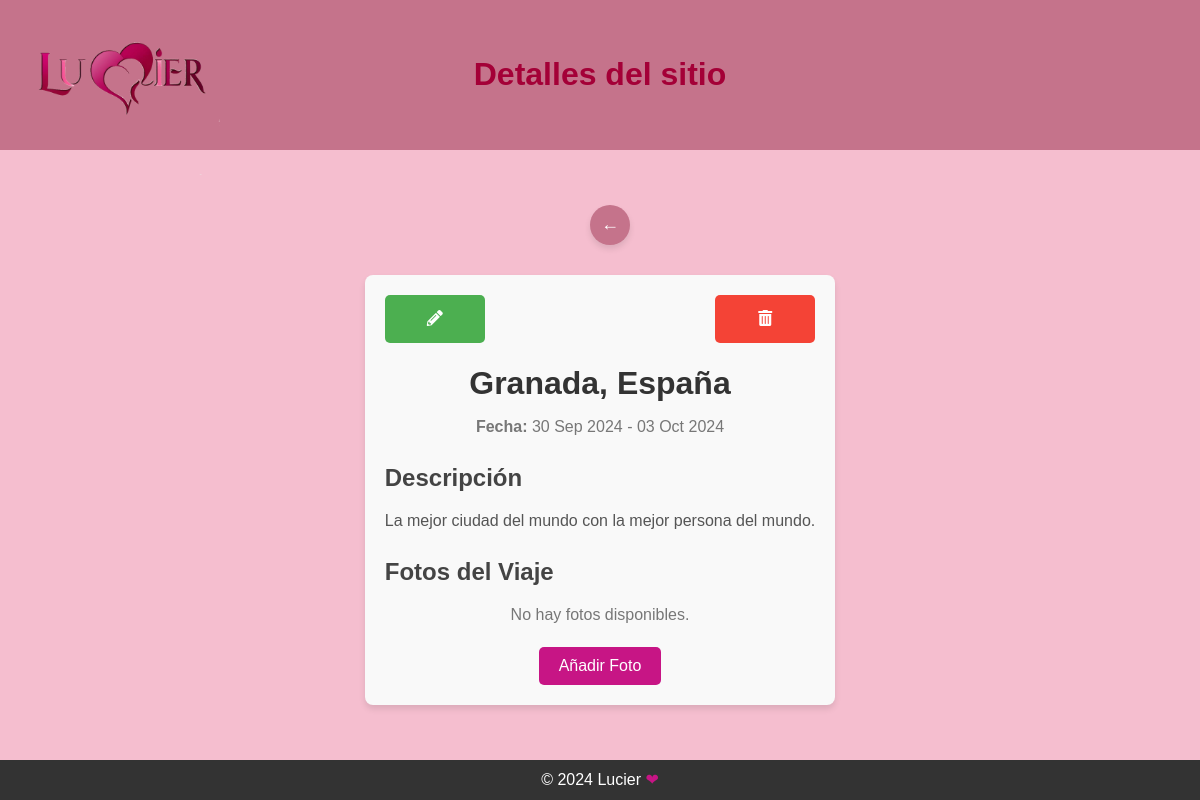
The app's page /sites/4/ with its own data.
### sites/models.py (models this page shows, shortened)
class Site(models.Model):
    name = models.CharField(max_length=200)
    description = models.TextField()
    start_date = models.DateField()
    end_date = models.DateField()
    latitude = models.FloatField()
    longitude = models.FloatField()

### sites/views.py (the view)
# urls.py: path('<int:pk>/', views.site_details_page, name='site_details_page'),
def site_details_page(request, pk):
    site = get_object_or_404(Site, pk=pk)
    return render(request, 'site_details_page.html', {'site': site})

### sites/templates/site_details_page.html (shortened to what this page needs)
<!DOCTYPE html>
<html lang="es">
<head>
    {% load static %}
    <link rel="stylesheet" href="{% static 'css/general.css' %}">
    <link rel="stylesheet" href="{% static 'css/site_details_page.css' %}">
    <link href="https://cdnjs.cloudflare.com/ajax/libs/font-awesome/5.15.4/css/all.min.css" rel="stylesheet">
</head>
<body>
    <header class="header">
        <div class="logo-container">
            <a href="{% url 'core:home_page' %}">
                <img src="{% static 'images/Lucier.png' %}" alt="Logo Lucier" class="logo">
            </a>
        </div>
        <div class="header-content">
            <h1>Detalles del sitio</h1>
        </div>
    </header>
    <div class="main-container">
        <div class="back-button-container">
            <a href="{% url 'sites:sites_page' %}" class="btn-back" aria-label="Volver a la lista de sitios">&#8592;</a>
        </div>
        <main class="main-content">
            <div class="site-details">
                <header class="site-header">
                    <div class="action-buttons">
                        <a href="{% url 'sites:edit_site' site.pk %}" class="btn-edit"><i class="fas fa-pencil-alt"></i></a>
                        <form action="{% url 'sites:delete_site' site.pk %}" method="post" class="btn-delete-form">
                            <button type="submit" class="btn-delete" onclick="return confirm('¿Estás seguro de que deseas eliminar este sitio?')"><i class="fas fa-trash-alt"></i></button>
                        </form>
                    </div>
                    <h2>{{ site.name }}</h2>
                    <p class="date">
                        <strong>Fecha:</strong>
                        {{ site.start_date|date:"d M Y" }} - {{ site.end_date|date:"d M Y" }}
                    </p>
                </header>
                <section class="description">
                    <h3>Descripción</h3>
                    <p>{{ site.description }}</p>
                </section>
                <section class="photos">
                    <h3>Fotos del Viaje</h3>
                    {% if site.photos.all %}
                        <div class="photos-gallery">
                            {% for photo in site.photos.all %}
                                <div class="photo-card">
                                    <img src="/media/{{ photo.image }}" alt="Foto de {{ site.name }}" class="trip-photo" onclick="openModal('/media/{{ photo.image }}', '{{ forloop.counter0 }}', '{{photo.id}}')">
                                </div>
                            {% endfor %}
                        </div>
                        <div id="photo-modal" class="photo-modal">
                            <div class="modal-header">
                                <button class="btn-download" onclick="downloadImage()"><i class="fas fa-download"></i></button>
                                <button class="btn-delete" onclick="deleteImage('{{ site.pk }}', '{{ photo.id }}')"><i class="fas fa-trash-alt"></i></button>
                                <span class="close" onclick="closeModal()">&times;</span>
                            </div>
                            <span class="nav-arrow left-arrow" onclick="navigateModal(-1)">&#10094;</span>
                            <span class="nav-arrow right-arrow" onclick="navigateModal(1)">&#10095;</span>
                            <img class="modal-content" id="modal-image">
                        </div>
                        <div class="pop-up" id="popup">
                            <p id="popupMessage"></p>
                            <button onclick="closePopup('{{site.pk}}')">Cerrar</button>
                        </div>
                        <div class="add-photo-container">
                            <a href="{% url 'sites:add_photos' pk=site.pk %}" class="btn-add-photo">
                                <button type="button">Añadir Foto</button>
                            </a>
                        </div>
                    {% else %}
                        <p>No hay fotos disponibles.</p>
                        <div class="add-photo-container">
                            <a href="{% url 'sites:add_photos' pk=site.pk %}" class="btn-add-photo">
                                <button type="button">Añadir Foto</button>
                            </a>
                        </div>
                    {% endif %}
                </section>
            </div>
        </main>
    </div>
    <footer class="footer">
        <p>&copy; 2024 Lucier <span style="color: #C71585;">❤</span></p>
    </footer>
</body>
</html>

### static/css/general.css (style rules this page uses)
* { margin: 0; padding: 0; box-sizing: border-box; }
body { font-family: 'Arial', sans-serif; background-color: #f2f2f2; color: #333; line-height: 1.6; margin: 0; padding: 0; min-height: 100vh; display: flex; flex-direction: column; }
.main-container { flex: 1; display: flex; flex-direction: column; justify-content: center; align-items: center; background-color: rgb(245, 190, 207); min-height: calc(100vh - 160px); overflow: hidden; }
.main-content { padding-top: 30px; padding-bottom: 60px; }
.header { background-color: rgb(197, 115, 139); color: rgb(164, 0, 55); text-align: center; padding: 1em 0; box-shadow: 0 2px 4px rgba(0, 0, 0, 0.1); display: flex; justify-content: center; align-items: center; height: 150px; }
.header-content { text-align: center; }
.header-content h1 { font-size: 2rem; }
.logo-container { position: absolute; top: -25px; left: 20px; }
.logo { width: 200px; height: auto; }
.footer { background-color: #333; color: white; text-align: center; padding: 7px; position: fixed; bottom: 0; width: 100%; flex-shrink: 0; text-align: center; }
.footer p { font-size: 1rem; margin: 0; }
.back-button-container { margin-top: 20px; margin-left: 20px; z-index: 10; }
.btn-back { display: flex; justify-content: center; align-items: center; width: 40px; height: 40px; background-color: rgb(197, 115, 139); color: #fff; text-decoration: none; font-size: 18px; border-radius: 50%; box-shadow: 0 4px 6px rgba(0, 0, 0, 0.1); transition: background-color 0.3s ease, transform 0.3s ease; }

### static/css/site_details_page.css (style rules this page uses)
.site-details { max-width: 900px; margin: 0 auto; padding: 20px; background-color: #f9f9f9; border-radius: 8px; box-shadow: 0 4px 6px rgba(0, 0, 0, 0.1); font-family: Arial, sans-serif; line-height: 1.6; }
.action-buttons { display: flex; justify-content: space-between; margin-bottom: 15px; }
.action-buttons a.btn-edit, .action-buttons form .btn-delete { display: inline-block; padding: 12px 20px; font-size: 16px; font-family: inherit; color: white; background-color: #4CAF50; text-align: center; text-decoration: none; border: none; border-radius: 5px; cursor: pointer; box-sizing: border-box; min-width: 100px; height: 50px; line-height: 1; }
.action-buttons a.btn-edit, .action-buttons form .btn-delete { width: auto; height: auto; line-height: 1.5; }
.action-buttons form .btn-delete { background-color: #f44336; }
.action-buttons a.btn-edit, .action-buttons form .btn-delete { line-height: 1.5; }
.site-header { text-align: center; margin-bottom: 20px; }
.site-header h2 { font-size: 2rem; color: #333; }
.site-header .date { font-size: 1rem; color: #777; margin-top: 5px; }
.description { margin-bottom: 20px; }
.description h3, .photos h3 { font-size: 1.5rem; color: #444; margin-bottom: 10px; }
.description p { font-size: 1rem; color: #555; }
.photos p { text-align: center; font-size: 1rem; color: #777; }
.add-photo-container { margin-top: 20px; text-align: center; }
.btn-add-photo button { background-color: #C71585; color: white; border: none; padding: 10px 20px; cursor: pointer; border-radius: 5px; font-size: 16px; }

### records on screen
Site: name "Granada, España", start_date "30 Sep 2024", end_date "03 Oct 2024", description "La mejor ciudad del mundo con la mejor persona del mundo."
